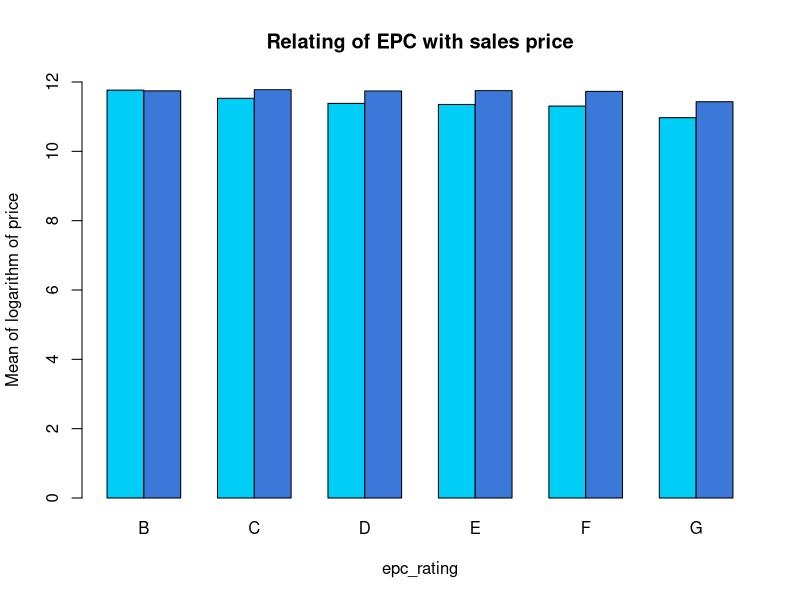
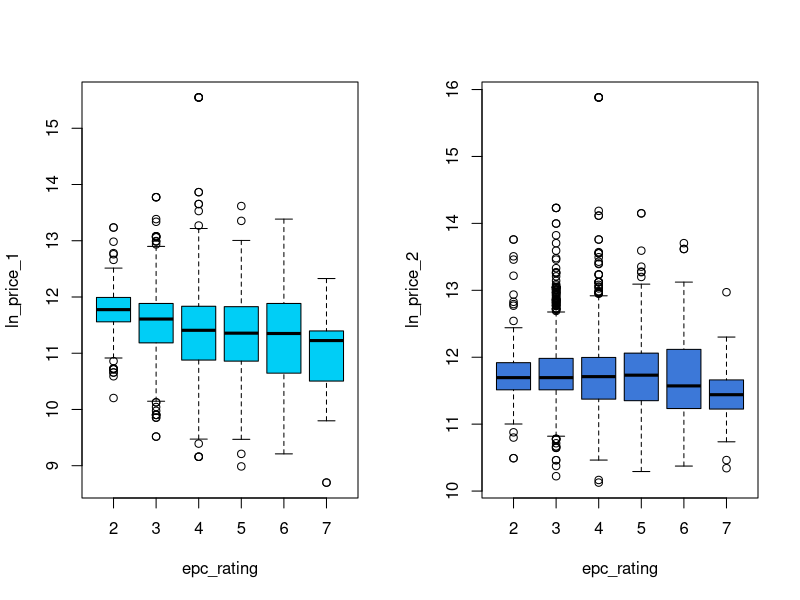
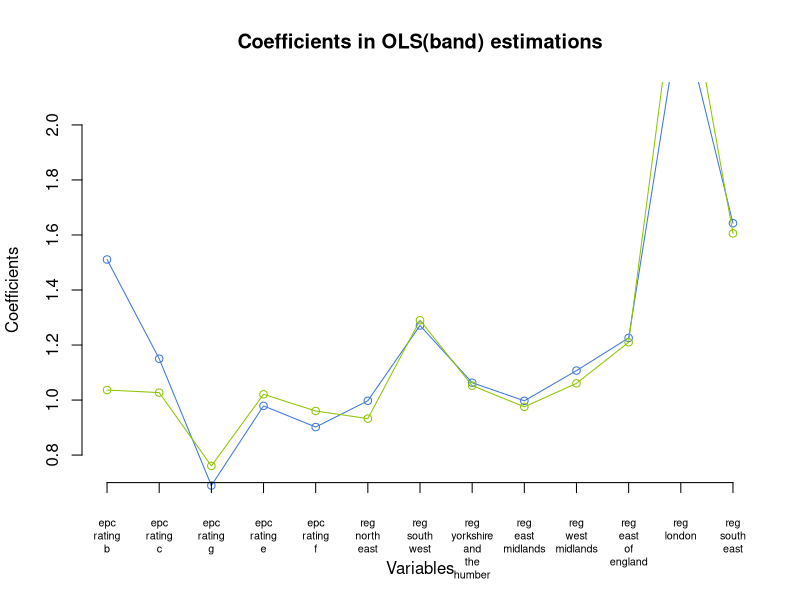
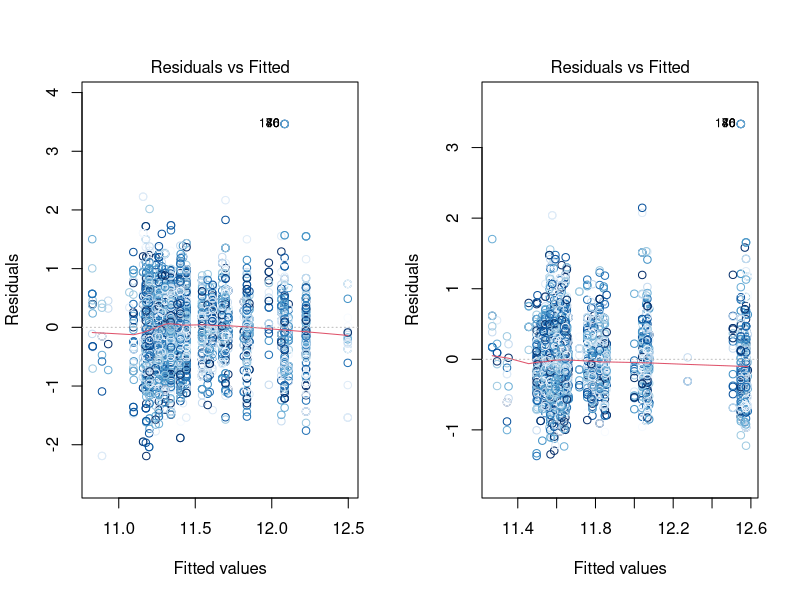
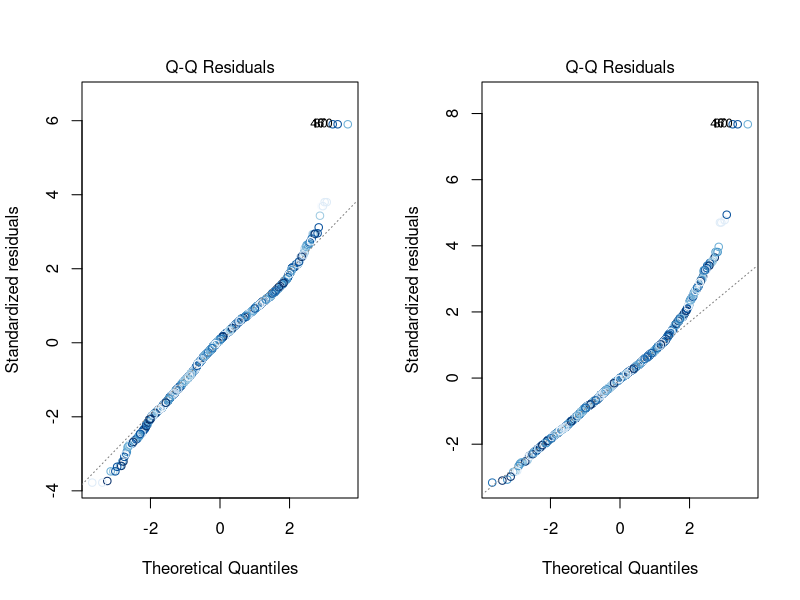
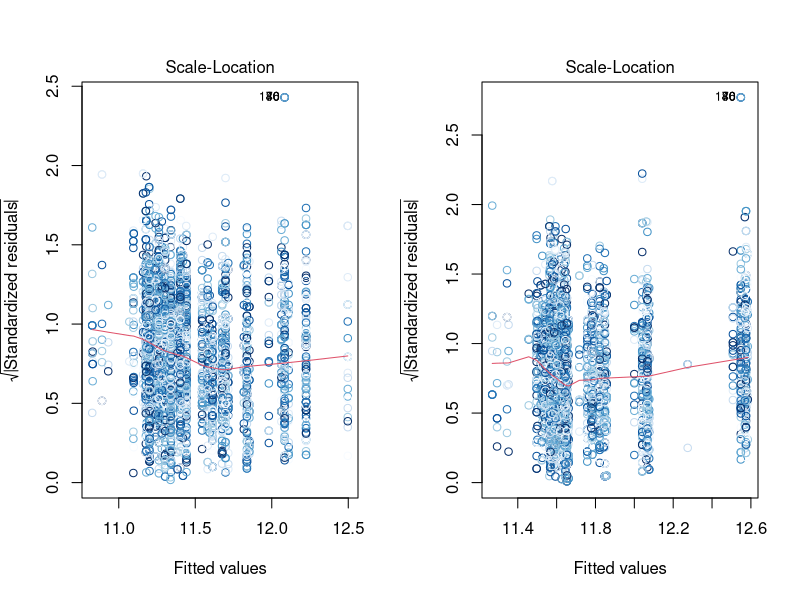
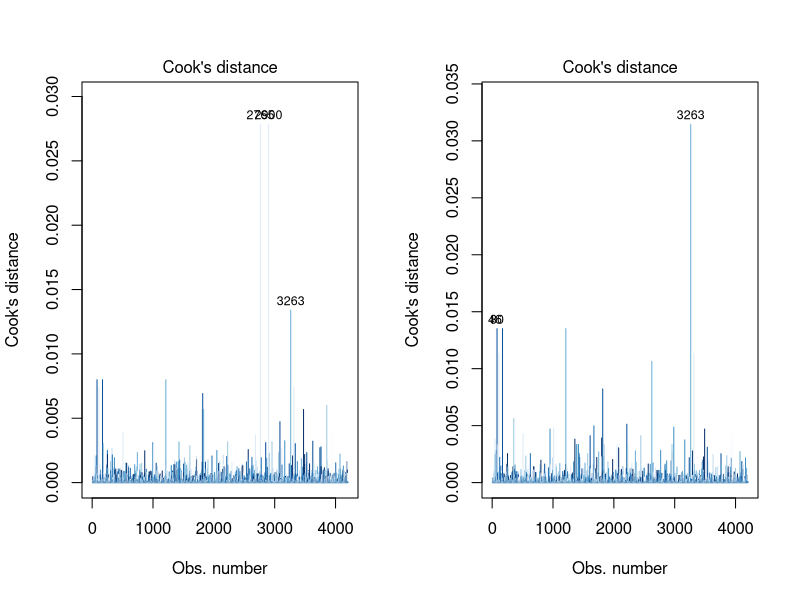
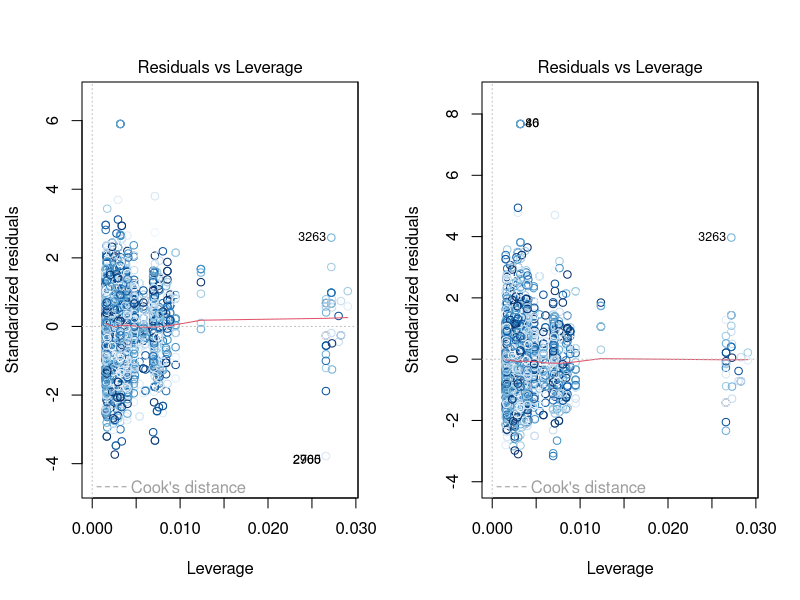

Source code (R) for these figures, in order: (Note: this script raises an error after producing the figures.)
Data <- read.csv("Data.csv") # nolint

# INDEX
# Hedonic regression of prices (band)
# relation of rating and time between sale
# hedonic regression of time
# relation of regions and house prices
# relation of regions and time between sale
# Hedonic regression of prices (continuous)
# Repeat sales index


# relation of rating and house prices
epc_rating <- Data$epc_rating_a +
    2 * Data$epc_rating_b +
    3 * Data$epc_rating_c +
    4 * Data$epc_rating_d +
    5 * Data$epc_rating_e + 6 * Data$epc_rating_f + 7 * Data$epc_rating_g
# epc_rating corresponds epc_rating, 1 for A, 2 for B ... 7 for G.

windows()
barplot(
    rbind(
        tapply(Data$ln_price_1, epc_rating, mean),
        tapply(Data$ln_price_2, epc_rating, mean)
    ),
    beside = TRUE, ylim = c(0, 12),
    names.arg = c("B", "C", "D", "E", "F", "G"),
    col = c("#00CEF6", "#3C78D8"),
    xlab = "epc_rating",
    ylab = "Mean of logarithm of price",
    main = "Relating of EPC with sales price",
)
windows()
par(mfrow = c(1, 2))

boxplot(Data$ln_price_1 ~ epc_rating, ylab = "ln_price_1", col = c("#00CEF6"))
boxplot(Data$ln_price_2 ~ epc_rating, ylab = "ln_price_2", col = c("#3C78D8"))


# hedonic regression of prices
epc_price1 <- lm(ln_price_1 ~ epc_rating_b +
    epc_rating_c + epc_rating_g +
    epc_rating_e + epc_rating_f +
    reg_north_east + reg_south_west +
    reg_yorkshire_and_the_humber + reg_east_midlands +
    reg_west_midlands + reg_east_of_england +
    reg_london + reg_south_east, data = Data)


epc_price2 <- lm(ln_price_2 ~ epc_rating_b +
    epc_rating_c + epc_rating_g +
    epc_rating_e + epc_rating_f +
    reg_north_east + reg_south_west +
    reg_yorkshire_and_the_humber + reg_east_midlands +
    reg_west_midlands + reg_east_of_england +
    reg_london + reg_south_east, data = Data)


options(scipen = 999)
sink("OLS(band).txt")
print(summary(epc_price1))
print(summary(epc_price2))
# Summary shows the statistically significant variables of of ln_price
# Positivity of coefficients imply positive associativity


hedonic_price1 <- exp(epc_price1$coefficients) # hedonic price index1
hedonic_price2 <- exp(epc_price2$coefficients) # hedonic price index2

# confidence intervals for model coefficients
confint(epc_price1, conf.level = 0.95)
confint(epc_price2, conf.level = 0.95)


windows()
plot(1:13, hedonic_price1[-1],
    type = "n",
    axes = F,
    ylab = "",
    xlab = "",
    ylim = c(0.7, 2.1)
)

lines(1:13, hedonic_price1[-1], type = "o", col = "#3C78D8")
lines(1:13, hedonic_price2[-1], type = "o", col = "#8EC400")
axis(2)
axis(1,
    at = 1:13,
    labels = gsub("_", "\n", names(hedonic_price1)[-1]),
    padj = 1, pos = 0.7, cex.axis = 0.65
)
title(
    main = "Coefficients in OLS(band) estimations",
    ylab = "Coefficients",
    xlab = "Variables"
)

# Diagnostic plots for the model- 4 Residual plots-
# Residual = True value - Fitted value
# Residuals vs Fitted
# Normal Probability Plot of Residuals
# sqrt(|standardized residual|) vs fitted values
# Residuals vs Leverage
for (i in 1:6) {
    windows()
    par(mfrow = c(1, 2))
    plot(epc_price1, which = c(i), col = blues9)
    plot(epc_price2, which = c(i), col = blues9)
}

# Partial Residue plots
windows()
par(mfrow = c(4, 4))
termplot(epc_price1,
    partial.resid = TRUE, col.res = "purple", smooth = panel.smooth
)

windows()
par(mfrow = c(4, 4))
termplot(epc_price2,
    partial.resid = TRUE, col.res = "purple", smooth = panel.smooth
)


# relation of rating and time between sale
windows()
par(mfrow = c(1, 2))
barplot(
    tapply(Data$days_between_sale, epc_rating, mean),
    beside = TRUE,
    names.arg = c("B", "C", "D", "E", "F", "G"),
    col = c("#00CEF6", "#3C78D8"),
    xlab = "EPC rating", ylab = "Mean days between sale"
)
boxplot(Data$days_between_sale ~ epc_rating,
    xlab = "EPC rating", ylab = "Days between sale", col = c("#00CEF6")
)

sink()

# relation of region and rating
windows()
barplot(
    t(rbind(
        tapply(Data$reg_north_east, epc_rating, sum),
        tapply(Data$reg_north_west, epc_rating, sum),
        tapply(Data$reg_yorkshire_and_the_humber, epc_rating, sum),
        tapply(Data$reg_east_midlands, epc_rating, sum),
        tapply(Data$reg_west_midlands, epc_rating, sum),
        tapply(Data$reg_east_of_england, epc_rating, sum),
        tapply(Data$reg_london, epc_rating, sum),
        tapply(Data$reg_south_east, epc_rating, sum),
        tapply(Data$reg_south_west, epc_rating, sum)
    ) / 4201),
    ylim = c(0, 0.2),
    names.arg = gsub("_", " ", substring(colnames(Data)[36:44], 5)),
    col = rev(blues9),
    xlab = "Regions",
    ylab = "Frequency"
)

regions <- Data$reg_north_east +
    2 * Data$reg_north_west +
    3 * Data$reg_yorkshire_and_the_humber +
    4 * Data$reg_east_midlands +
    5 * Data$reg_west_midlands +
    6 * Data$reg_east_of_england +
    7 * Data$reg_london +
    8 * Data$reg_south_east +
    9 * Data$reg_south_west

# relation of regions and house prices
windows()
barplot(
    rbind(
        tapply(Data$ln_price_1, regions, mean),
        tapply(Data$ln_price_2, regions, mean)
    ),
    beside = TRUE, ylim = c(0, 14),
    names.arg = gsub("_", " ", substring(colnames(Data)[36:44], 5)),
    xlab = "Regions",
    col = c("#00CEF6", "#3C78D8"),
    ylab = "Mean of logarithm of sales price"
)

windows()
par(mfrow = c(1, 2))
boxplot(Data$ln_price_1 ~ regions,
    xlab = "Regions", ylab = "Logarithm of first sales price",
    col = c("#00CEF6")
)
boxplot(Data$ln_price_2 ~ regions,
    xlab = "Regions", ylab = "Logarithm of second sales price",
    col = c("#3C78D8")
)

# relation of regions and time between sale
windows()
par(mfrow = c(1, 2))
barplot(
    tapply(Data$days_between_sale, regions, mean),
    beside = TRUE,
    names.arg = gsub("_", " ", substring(colnames(Data)[36:44], 5)),
    xlab = "Regions",
    col = c("#00CEF6", "#3C78D8"),
    cex.axis = 0.65,
    ylab = "Mean of days between sale"
)

boxplot(Data$days_between_sale ~ regions,
    xlab = "Regions", ylab = "Mean of days between sale",
    col = c("#00CEF6")
)


# Continuous OLS
epc_price1_cont <- lm(ln_price_1 ~ ln_epc_100 +
    imd_score + income_score +
    emp_score + educ_score +
    health_score + crime_score +
    barrier_score + living_score +
    reg_north_east + reg_south_west +
    reg_yorkshire_and_the_humber + reg_east_midlands +
    reg_west_midlands + reg_east_of_england +
    reg_london + reg_south_east, data = Data)


sink("OLS(continuous).txt")
print(summary(epc_price1_cont))

epc_price2_cont <- lm(ln_price_2 ~ ln_epc_100 +
    imd_score + income_score +
    emp_score + educ_score +
    health_score + crime_score +
    barrier_score + living_score +
    reg_north_east + reg_south_west +
    reg_yorkshire_and_the_humber + reg_east_midlands +
    reg_west_midlands + reg_east_of_england +
    reg_london + reg_south_east, data = Data)

print(summary(epc_price2_cont))

hedonic_price1_cont <- epc_price1_cont$coefficients
hedonic_price2_cont <- epc_price2_cont$coefficients

# confidence intervals for model coefficients
confint(epc_price1_cont, conf.level = 0.95)
confint(epc_price2_cont, conf.level = 0.95)

windows()
plot(1:17, hedonic_price1_cont[-1],
    type = "n",
    axes = F,
    ylab = "",
    xlab = "",
    ylim = c(-0.4, 0.5)
)
lines(1:17, hedonic_price1_cont[-1], type = "o", col = "#3C78D8")
lines(1:17, hedonic_price2_cont[-1], type = "o", col = "#8EC400")
axis(2)
axis(1,
    at = 1:17,
    labels = gsub("_", "\n", names(hedonic_price1_cont)[-1]),
    padj = 1, pos = -0.35
)
title(
    main = "Coefficients in OLS(continuous) estimations",
    ylab = "Coefficients",
    xlab = "Variables"
)
sink()

windows()
par(mfrow = c(4, 5))
termplot(epc_price1_cont,
    partial.resid = TRUE, col.res = "purple", smooth = panel.smooth
)

windows()
par(mfrow = c(4, 5))
termplot(epc_price2_cont,
    partial.resid = TRUE, col.res = "purple", smooth = panel.smooth
)

# Repeat sales index
rsi <- read.csv("RSI.csv")
index <- lm(log_change ~ 0 + Y1996 + Y1997 + Y1998 + Y1999 +
    Y2000 + Y2001 + Y2002 + Y2003 + Y2004 + Y2005 + Y2006 + Y2007 + Y2008
    + Y2009 + Y2010 + Y2011 + Y2012, data = rsi)
windows()
rs_index <- exp(coef(index))
plot(rs_index, type = "o", axes = F, xlab = "", ylab = "", col = "#3C78D8")
axis(2)
axis(1,
    at = 1:17,
    labels = gsub("Y", "", colnames(rsi)[4:20]),
    padj = 1
)
title(
    main = "Repeated Sales Index",
    ylab = "Index",
    xlab = "Year"
)

library(MASS)
# hedonic regression of time
windows()
boxcox(days_between_sale ~ ln_epc_100 +
    imd_score + income_score +
    emp_score + educ_score +
    health_score + crime_score +
    barrier_score + living_score +
    reg_north_east + reg_south_west +
    reg_yorkshire_and_the_humber + reg_east_midlands +
    reg_west_midlands + reg_east_of_england +
    reg_london + reg_south_east, data = Data)

epc_time <- lm(trans_time ~ ln_epc_100 +
    imd_score + income_score +
    emp_score + educ_score +
    health_score + crime_score +
    barrier_score + living_score +
    reg_north_east + reg_south_west +
    reg_yorkshire_and_the_humber + reg_east_midlands +
    reg_west_midlands + reg_east_of_england +
    reg_london + reg_south_east, data = Data)
print(summary(epc_time))
